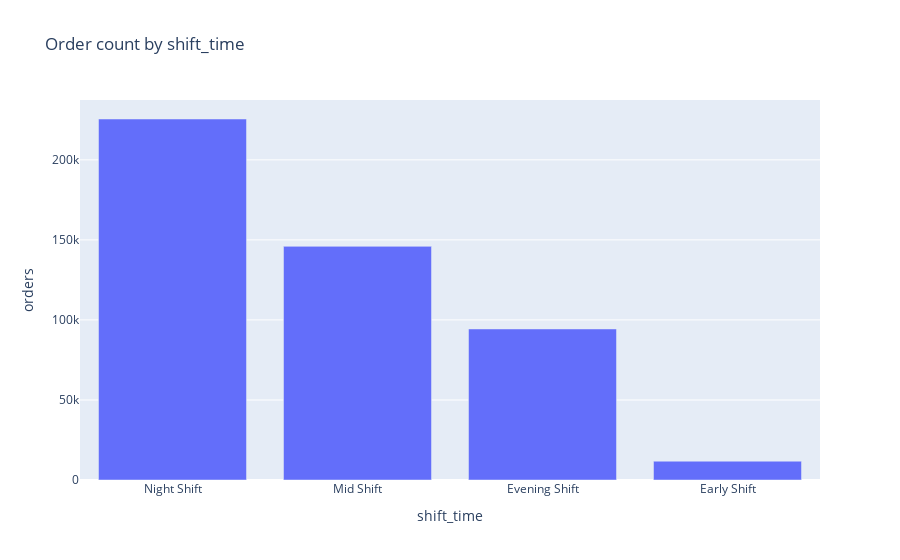

The code cell stored with this chart in its notebook:
### Code cell
# plot order count by season in a bar chart plotly
grouped = eda_train.groupby('shift_time')['orders'].sum().reset_index()

# sort data
grouped = grouped.sort_values('orders', ascending=False)

fig = px.bar(grouped, x='shift_time', y='orders', title='Order count by shift_time')
fig.show()

### Figure 1 — Plotly figure (JSON) as saved in the notebook; plotly's stock layout.template omitted (floating-point values rounded to 4 significant figures)
{"data": [{"alignmentgroup": "True", "hovertemplate": "shift_time=%{x}<br>orders=%{y}<extra></extra>", "legendgroup": "", "marker": {"color": "#636efa", "pattern": {"shape": ""}}, "name": "", "offsetgroup": "", "orientation": "v", "showlegend": false, "textposition": "auto", "type": "bar", "x": ["Night Shift", "Mid Shift", "Evening Shift", "Early Shift"], "xaxis": "x", "y": [225530, 145961, 94359, 11751], "yaxis": "y"}], "layout": {"barmode": "relative", "legend": {"tracegroupgap": 0}, "title": {"text": "Order count by shift_time"}, "xaxis": {"anchor": "y", "domain": [0, 1], "title": {"text": "shift_time"}}, "yaxis": {"anchor": "x", "domain": [0, 1], "title": {"text": "orders"}}}}
